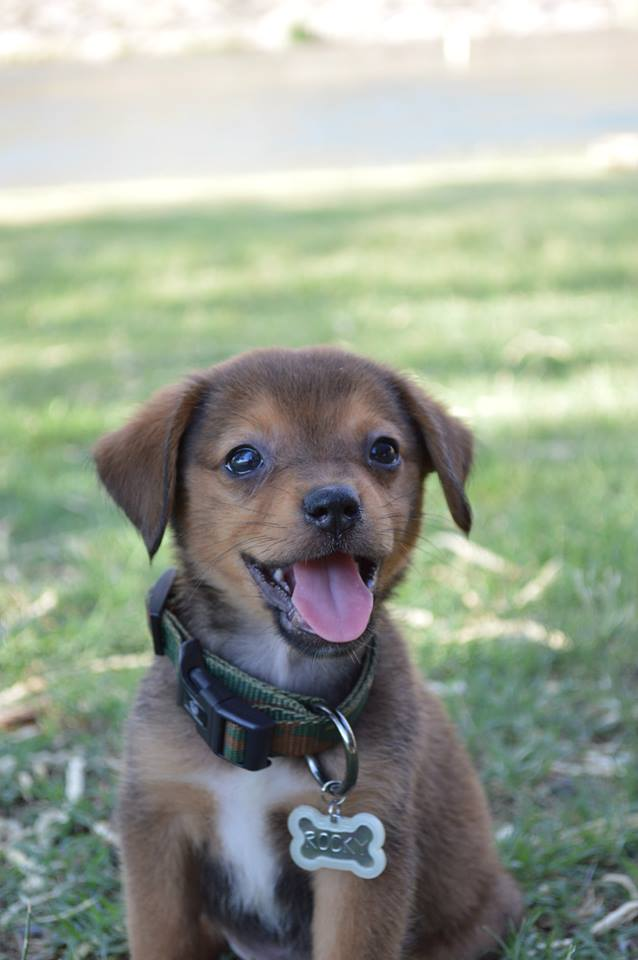
%> input picture rocky.jpg, 638 x 960 px
$ octave OhMary_Project2.m   (GNU Octave 9; MATLAB toolbox functions it lacks are replaced by stand-ins)
%> lines starting %> are read from the running program, lines starting %| are printed output that depends on the picture
%%%%%%%%%%%%%%%%%%%%%%%%%%%%%%%%%%%%%%%%%%%%%%%%%%%%%%%%%%%%%%%%%%%%%%%%%%%
% MATLAB Project 2
%   Author: Mary Oh
%   Date: 2016/10/13
%%%%%%%%%%%%%%%%%%%%%%%%%%%%%%%%%%%%%%%%%%%%%%%%%%%%%%%%%%%%%%%%%%%%%%%%%%%

%% Initialization
close all;
clear all;
clc;

ASUID = 6; % Input the last digit of your ASUID number.

%% Question 1
%% Q1a

% Load image - DO NOT CHANGE THIS CODE
origIm = imread('rocky.jpg'); % Load the chosen image and save it to origIm
%> origIm is the input picture: size 960x638x3 uint8; mean R, G, B 152.1, 160.1, 145.6
% DO NOT CHANGE THE ABOVE LINE OF CODE

origIm = rgb2gray(origIm);
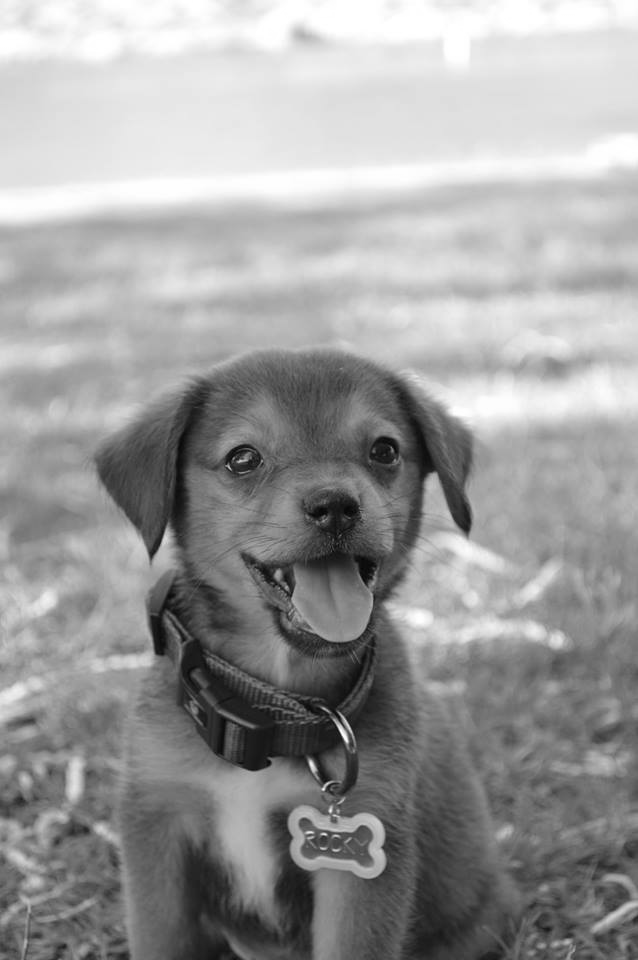
%> origIm: size 960x638 uint8; min 4, max 255, mean 156.1

% Plot
figure(1) % Make figure 1 the active figure.
imshow(origIm) % Show the image

title('Q1a: Original Image') % Entitling the plot
%% Q1b

% Initialize Variables
blurSize = 90; % Size of the square point-spread matrix
blurWidth = 4; % The width of the gaussian

% Create point-spread function to blur the original image
h = fspecial('gaussian', blurSize, blurWidth);
xs = imfilter(origIm, h,'replicate'); % use built in filter function

% Blur the original image
blurIm = imfilter(origIm, h, 'replicate');

% Plot figure
figure (2);
subplot(1,3,1)
imshow(origIm) % Show the original Image
title('Original Image');

subplot(1,3,2) % Show the point-spread function
imshow(h, [0,max(h(:))]);title('Point-Spread Function');

subplot(1,3,3)
imshow(xs); title('Blurred Image'); % Show the blurred image
%> after `title('Blurred Image')`:
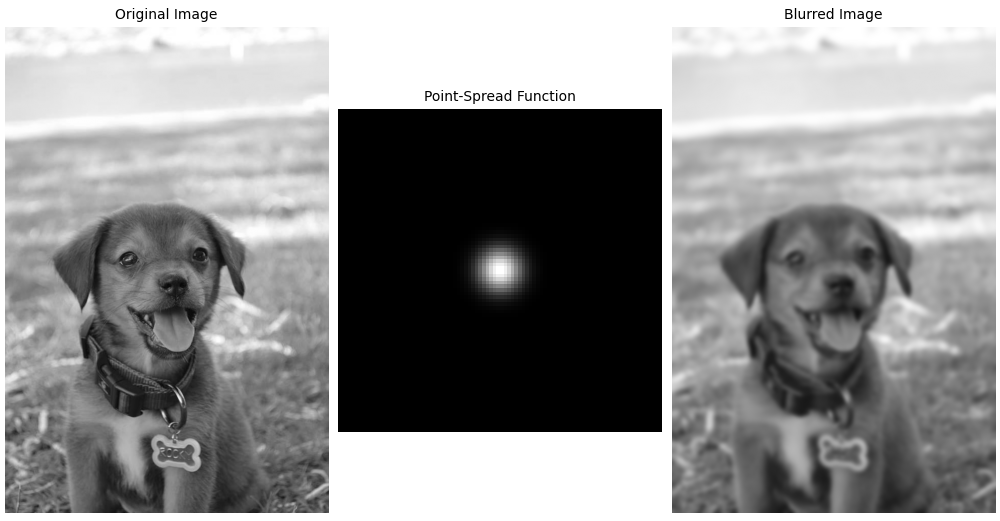
%> figure redrawn from the program's plot data, 3 panels

%% Q1c

blurSize = 90;
width = 15 - (ASUID/2);

i = fspecial('gaussian', blurSize, width);
s = imfilter(origIm, i,'replicate'); % use built in filter function
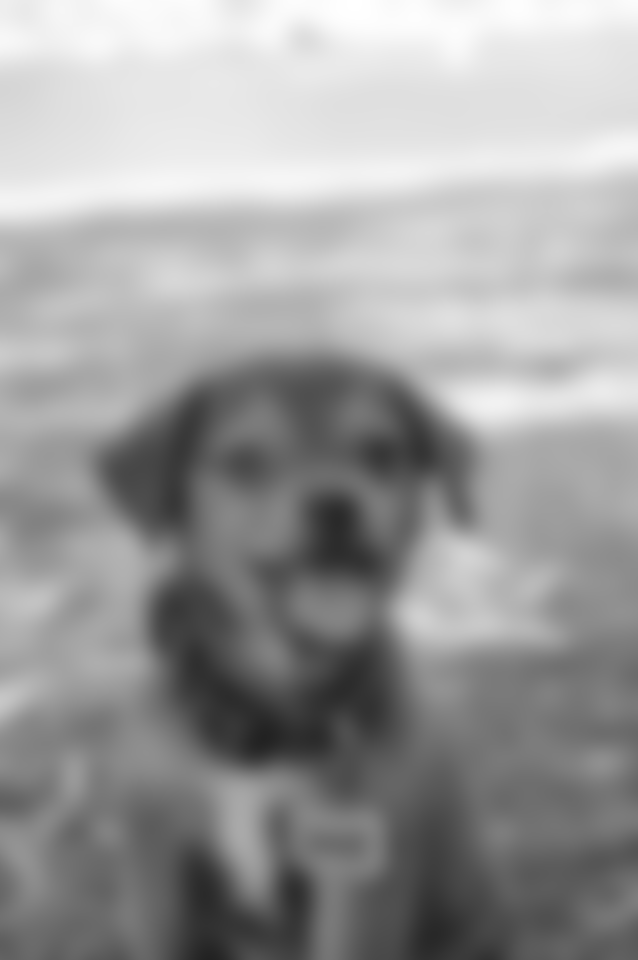
%> s: size 960x638 uint8; min 34, max 255, mean 156

% Blur the original image
blurIm1 = imfilter(origIm, i, 'replicate');

% Plot figure
figure (2);
subplot(1,3,1)
imshow(origIm) % Show the original Image
title('Original Image');

subplot(1,3,2) % Show the point-spread function
imshow(i, [0,max(i(:))]);title('Point-Spread Function');
%> after `title('Point-Spread Function')`:
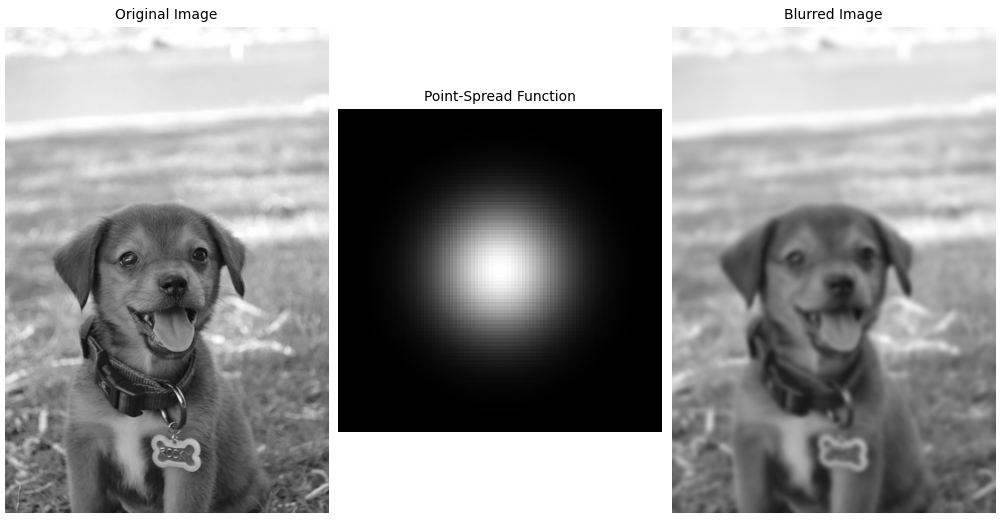
%> figure redrawn from the program's plot data, 3 panels

subplot(1,3,3)
imshow(s); title('Blurred Image with ASUID 6'); % Show the blurred image


%% Q1d

figure(3);

%> (the run ends here)
